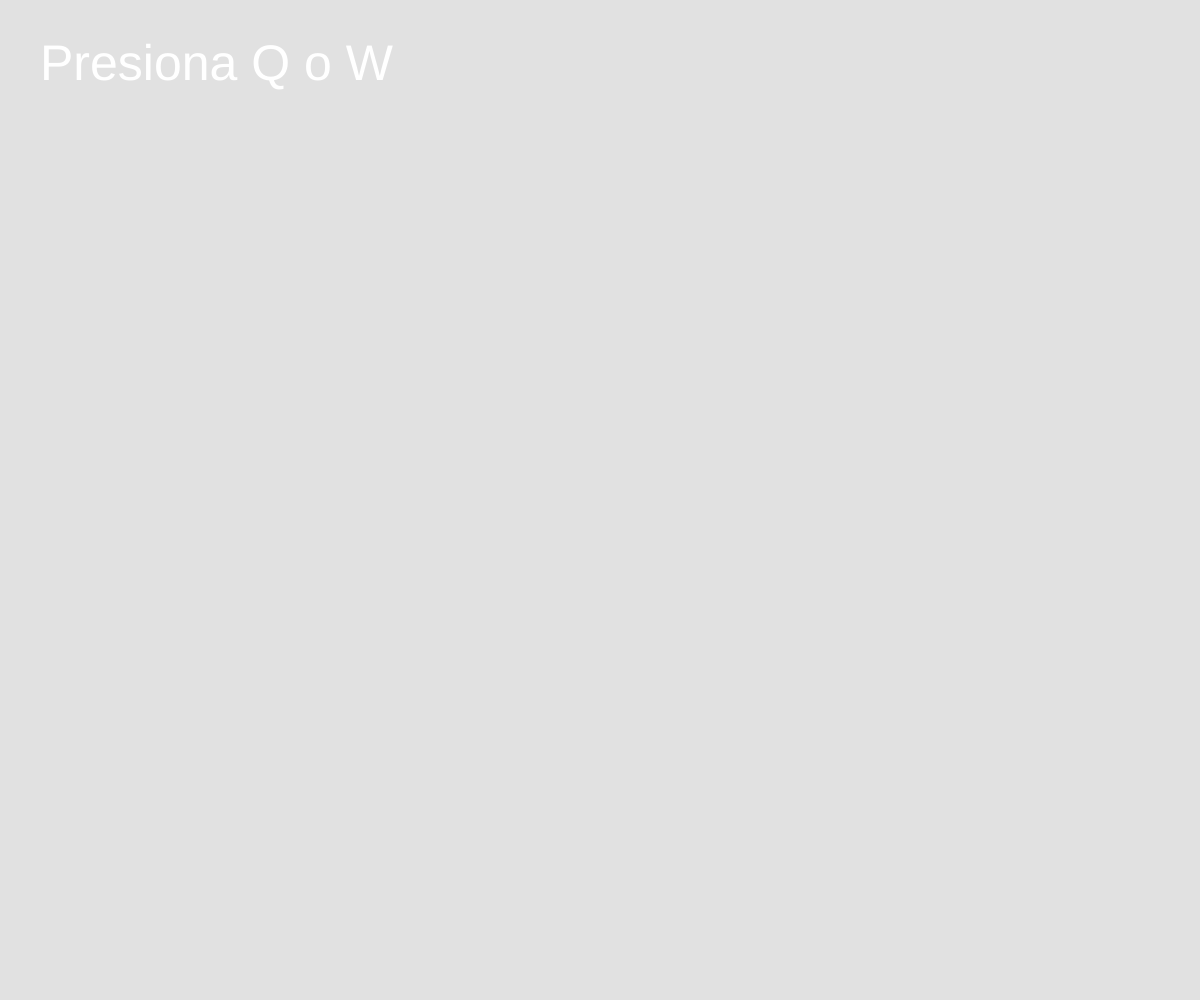
Frame 1 (no input)
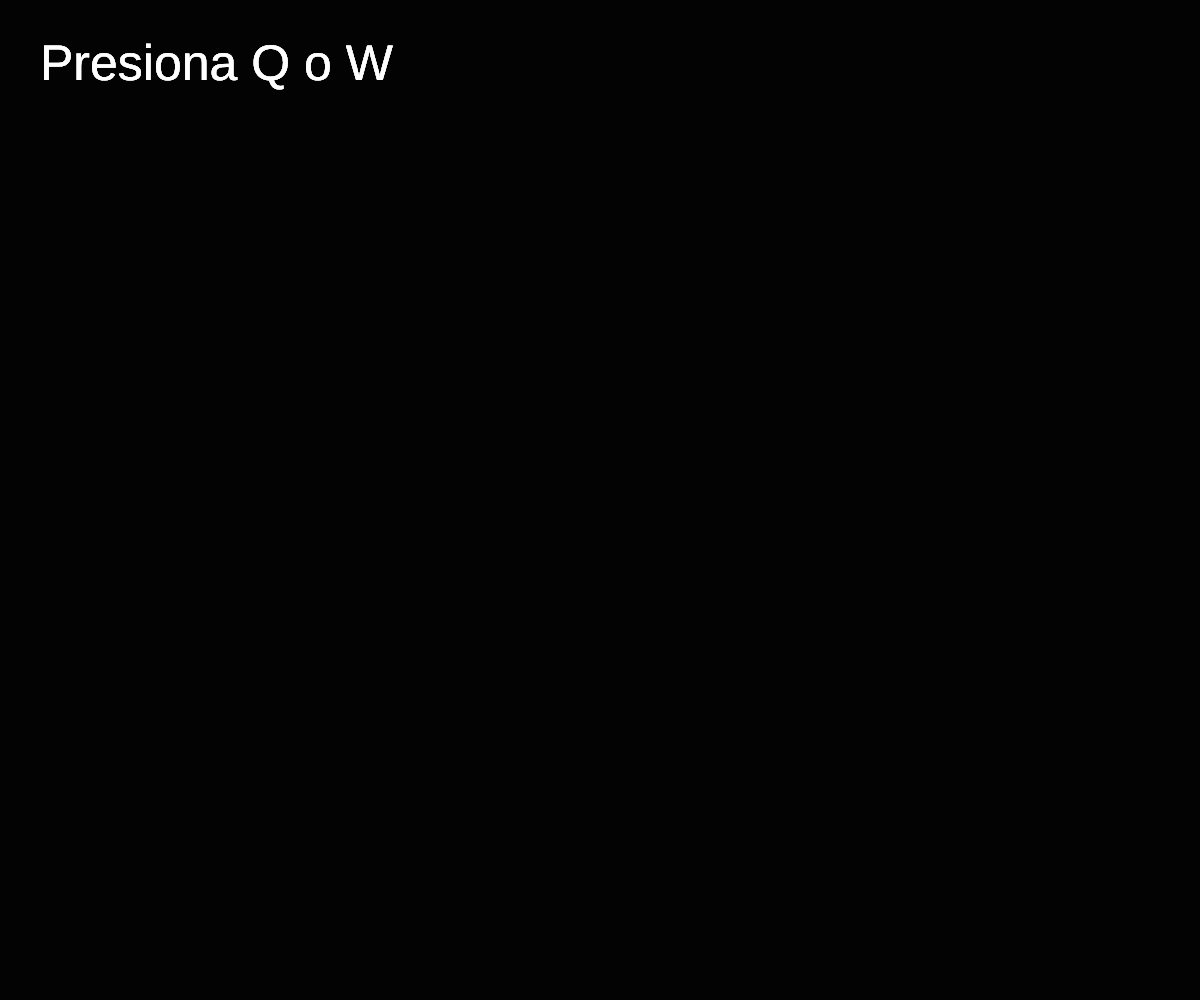
Frame 60 (no input)
Frame 120 (the mouse pressed at the canvas centre since frame 60): identical to frame 60, image omitted

The p5.js sketch that drew these frames (run headless with seeded random() and noise() and a simulated clock; from frame 60 on, the mouse is pressed at the canvas centre):

// p5.js sketch
// ── sketch.js
let luces = 0;
let ondas = 0;

function setup() {
  createCanvas(windowWidth, windowHeight);
  angleMode(DEGREES);
}

function draw() {
  background(0, 30);
  textSize(50);
  fill(255);
  text("Presiona Q o W", 40, 80);

  // --- Q: Estallido de líneas (impulso súbito) ---
  if (keyIsDown(81)) { // Q
    luces += 1;
    drawBurst(luces);
  } else {
    luces = 0;
  }

  // --- W: Oleaje emocional ---
  if (keyIsDown(87)) { // W
    ondas += 1;
    drawWave(ondas);
  } else {
    ondas = 0;
  }
}

function drawBurst(intensity) {
  push();
  translate(width / 2, height / 2);
  for (let i = 0; i < 360; i += 10) {
    let len = sin(frameCount * 5 + i * 10) * (100 + intensity * 2);
    stroke(random(255), random(255), random(255), 180);
    strokeWeight(2);
    line(0, 0, cos(i) * len, sin(i) * len);
  }
  pop();
}

function drawWave(intensity) {
  noFill();
  strokeWeight(3);
  translate(width / 2, height / 2);

  for (let r = 0; r < 200 + intensity; r += 10) {
    let offset = frameCount * 0.5 + r;
    let col = color(
      sin(offset * 0.1) * 127 + 128,
      sin(offset * 0.13 + 2) * 127 + 128,
      sin(offset * 0.15 + 4) * 127 + 128,
      150
    );
    stroke(col);
    beginShape();
    for (let angle = 0; angle < 360; angle += 10) {
      let rad = r + sin(angle * 3 + frameCount * 2) * 10;
      let x = cos(angle) * rad;
      let y = sin(angle) * rad;
      vertex(x, y);
    }
    endShape(CLOSE);
  }
}
